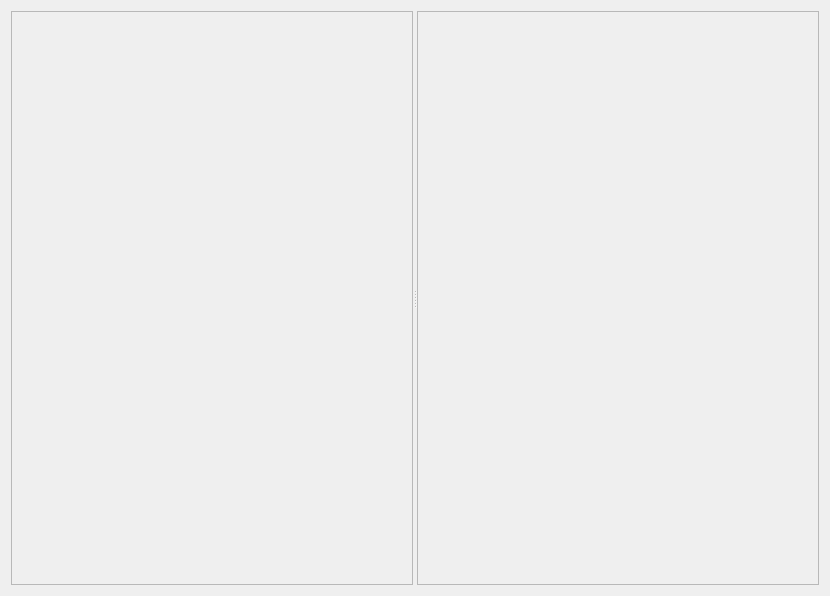
<?xml version="1.0" encoding="UTF-8"?>
<ui version="4.0">
 <class>Dialog</class>
 <widget class="QDialog" name="Dialog">
  <property name="geometry">
   <rect>
    <x>0</x>
    <y>0</y>
    <width>830</width>
    <height>596</height>
   </rect>
  </property>
  <property name="windowTitle">
   <string>Dialog</string>
  </property>
  <layout class="QHBoxLayout" name="horizontalLayout">
   <item>
    <widget class="QSplitter" name="splitter">
     <property name="orientation">
      <enum>Qt::Horizontal</enum>
     </property>
     <widget class="QFrame" name="frame">
      <property name="frameShape">
       <enum>QFrame::StyledPanel</enum>
      </property>
      <property name="frameShadow">
       <enum>QFrame::Raised</enum>
      </property>
      <layout class="QVBoxLayout" name="verticalLayout"/>
     </widget>
     <widget class="QFrame" name="frame_2">
      <property name="frameShape">
       <enum>QFrame::StyledPanel</enum>
      </property>
      <property name="frameShadow">
       <enum>QFrame::Raised</enum>
      </property>
      <layout class="QVBoxLayout" name="verticalLayout_2"/>
     </widget>
    </widget>
   </item>
  </layout>
 </widget>
 <resources/>
 <connections/>
</ui>
